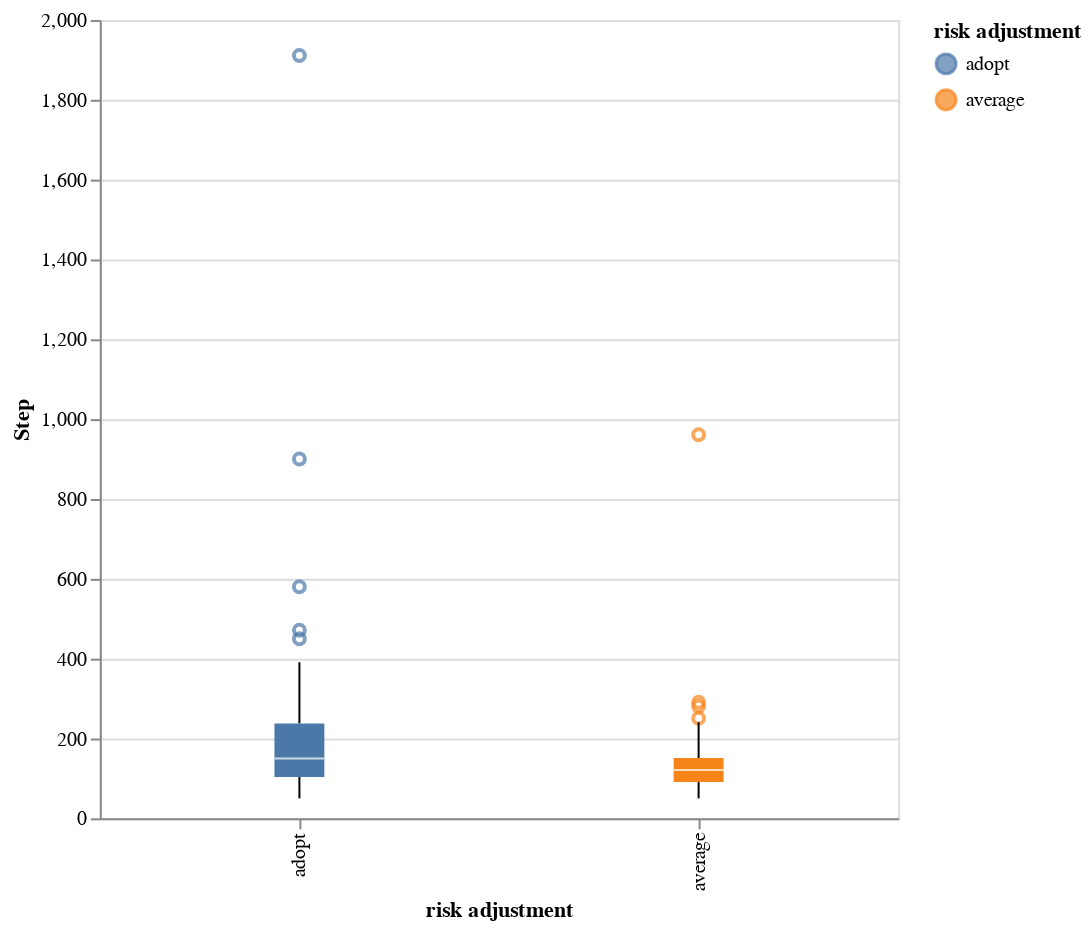

The cell this chart's notebook holds for it:
### Markdown cell above
### Does adjustment strategy have a noticeable impact on convergence time?

### Code cell
alt.Chart(converged).mark_boxplot(size=25).encode(
    y='Step',
    x=alt.X('risk_adjustment', title='risk adjustment'),
    color=alt.Color('risk_adjustment', title='risk adjustment')
).properties(width=400, height=400)

### Figure 1 — Vega-Lite specification as saved in the notebook (floating-point values rounded to 4 significant figures; data arrays with more than 128 entries replaced by an {"elided": "..."} marker saying what was removed)
{"config": {"view": {"continuousWidth": 300, "continuousHeight": 300}}, "data": {"name": "data-d01c71602b4ddb50b8ecbbc92283d8e1"}, "mark": {"type": "boxplot", "size": 25}, "encoding": {"color": {"field": "risk_adjustment", "title": "risk adjustment", "type": "nominal"}, "x": {"field": "risk_adjustment", "title": "risk adjustment", "type": "nominal"}, "y": {"field": "Step", "type": "quantitative"}}, "height": 400, "width": 400, "$schema": "https://vega.github.io/schema/vega-lite/v5.20.1.json", "datasets": {"data-d01c71602b4ddb50b8ecbbc92283d8e1": {"elided": "187 records"}}}
